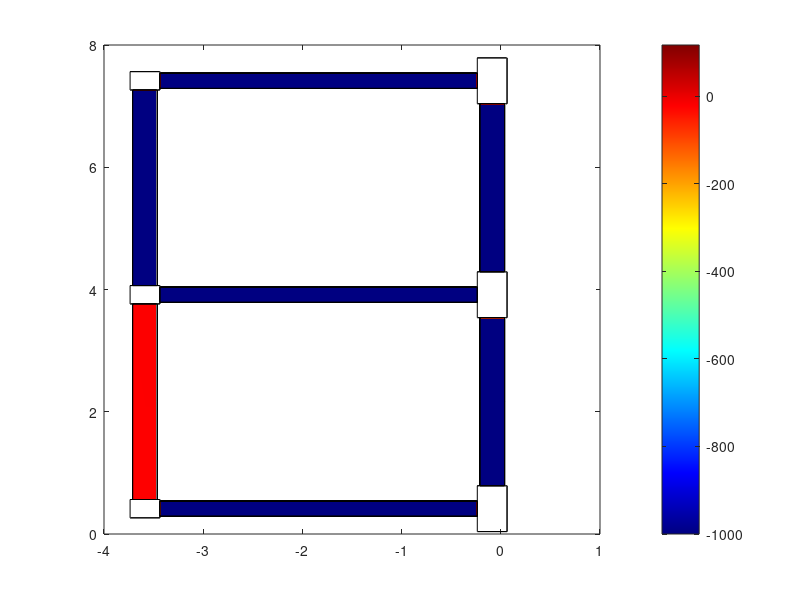

MATLAB code for this plot: (Note: this script raises an error after producing the figure.)
clc;clear all;

figure(1)
hold on;
box on
% axis([0,10,0,10]);
% mymap = [0.2 0.1 0.5
%     0.1 0.5 0.8
%     0.2 0.7 0.6
%     0.8 0.7 0.3
%     0 0 0];
colormap(jet(999));
% colorbar('southoutside');
colorbar;
%%
%B1
%face1584
x = [-3.46197218
-3.46197218
-3.46197218
-3.46197218
-3.46197218
-3.46197218
-3.46197218
-3.46197218
-3.46197218
-3.46197218
];
y = [3.764412177
2.964412177
2.164412177
1.364412177
0.564412177
0.564412177
1.364412177
2.164412177
2.964412177
3.764412177];
z = [2.6
2.6
2.6
2.6
2.6
3
3
3
3
3
];
c = [-0.44	-20.48	-26.65	-62.12	-83.74	-83.74	-62.12	-26.65	-20.48	-0.44];
patch(x,y,z,c);
%1562
x1 = [-3.46197218
-3.46197218
-3.46197218
-3.46197218
-3.46197218
-3.71197218
-3.71197218
-3.71197218
-3.71197218
-3.71197218];
y1 = [3.764412177
2.964412177
2.164412177
1.364412177
0.564412177
0.564412177
1.364412177
2.164412177
2.964412177
3.764412177];
z1 = [2.6
2.6
2.6
2.6
2.6
2.6
2.6
2.6
2.6
2.6
];
c = [-0.44	-20.48	-26.65	-62.12	-83.74	-83.74	-62.12	-26.65	-20.48	-0.44];
patch(x1,y1,z1,c);
%3762
x2 = [-3.71197218
-3.71197218
-3.71197218
-3.71197218
-3.71197218
-3.71197218
-3.71197218
-3.71197218
-3.71197218
-3.71197218];
y2 = [3.764412177
2.964412177
2.164412177
1.364412177
0.564412177
0.564412177
1.364412177
2.164412177
2.964412177
3.764412177];
z2 = [3
3
3
3
3
2.6
2.6
2.6
2.6
2.6
];
c = [-0.44	-20.48	-26.65	-62.12	-83.74	-83.74	-62.12	-26.65	-20.48	-0.44];
patch(x2,y2,z2,c);
%4873
x3 = [-3.46197218
-3.46197218
-3.46197218
-3.46197218
-3.46197218
-3.71197218
-3.71197218
-3.71197218
-3.71197218
-3.71197218];
y3 = [3.764412177
2.964412177
2.164412177
1.364412177
0.564412177
0.564412177
1.364412177
2.164412177
2.964412177
3.764412177];
z3 = [3
3
3
3
3
3
3
3
3
3
];
c = [-0.44	-20.48	-26.65	-62.12	-83.74	-83.74	-62.12	-26.65	-20.48	-0.44];
patch(x3,y3,z3,c);
%%
%B2
x4 = [-3.46197218
-3.46197218
-3.46197218
-3.46197218
-3.46197218
-3.46197218
-3.46197218
-3.46197218
-3.46197218
-3.46197218];
y4 = [7.264412177
6.464412177
5.664412177
4.864412177
4.064412177
4.064412177
4.864412177
5.664412177
6.464412177
7.264412177];
z4 = z;
c = [-10.44	-11.68	-7.64	-14.64	-16.36	-16.36	-14.64	-7.64	-11.68	-10.44];
patch(x4,y4,z4,c);

x5 = [-3.46197218
-3.46197218
-3.46197218
-3.46197218
-3.46197218
-3.71197218
-3.71197218
-3.71197218
-3.71197218
-3.71197218
];
y5 = [7.264412177
6.464412177
5.664412177
4.864412177
4.064412177
4.064412177
4.864412177
5.664412177
6.464412177
7.264412177
];
z5 = z1;
c = [-10.44	-11.68	-7.64	-14.64	-16.36	-16.36	-14.64	-7.64	-11.68	-10.44];
patch(x5,y5,z5,c);

x6 = [-3.71197218
-3.71197218
-3.71197218
-3.71197218
-3.71197218
-3.71197218
-3.71197218
-3.71197218
-3.71197218
-3.71197218
];
y6 = [7.264412177
6.464412177
5.664412177
4.864412177
4.064412177
4.064412177
4.864412177
5.664412177
6.464412177
7.264412177
];
z6 = z2;
c = [-10.44	-11.68	-7.64	-14.64	-16.36	-16.36	-14.64	-7.64	-11.68	-10.44];
patch(x6,y6,z6,c);

x7 = [-3.46197218
-3.46197218
-3.46197218
-3.46197218
-3.46197218
-3.71197218
-3.71197218
-3.71197218
-3.71197218
-3.71197218
];
y7 = [7.264412177
6.464412177
5.664412177
4.864412177
4.064412177
4.064412177
4.864412177
5.664412177
6.464412177
7.264412177
];
z7 =z3;
c = [-10.44	-11.68	-7.64	-14.64	-16.36	-16.36	-14.64	-7.64	-11.68	-10.44];
patch(x7,y7,z7,c);
%%
%B6
x8 = [0.03802782
0.03802782
0.03802782
0.03802782
0.03802782
0.03802782
0.03802782
0.03802782
0.03802782
0.03802782
];
y8 = [3.539412177
2.851912177
2.164412177
1.476912177
0.789412177
0.789412177
1.476912177
2.164412177
2.851912177
3.539412177
];
z8 = z;
c = [-73.78	-66.82	-67.86	-52.87	-45.77	-45.77	-52.87	-67.86	-66.82	-73.78];
patch(x8,y8,z8,c);

x9 = [0.03802782
0.03802782
0.03802782
0.03802782
0.03802782
-0.21197218
-0.21197218
-0.21197218
-0.21197218
-0.21197218
];
y9 = [3.539412177
2.851912177
2.164412177
1.476912177
0.789412177
0.789412177
1.476912177
2.164412177
2.851912177
3.539412177
];
z9 = z1;
c = [-73.78	-66.82	-67.86	-52.87	-45.77	-45.77	-52.87	-67.86	-66.82	-73.78];
patch(x9,y9,z9,c);

x10 = [-0.21197218
-0.21197218
-0.21197218
-0.21197218
-0.21197218
-0.21197218
-0.21197218
-0.21197218
-0.21197218
-0.21197218
];
y10 = [3.539412177
2.851912177
2.164412177
1.476912177
0.789412177
0.789412177
1.476912177
2.164412177
2.851912177
3.539412177
];
z10 =z2;
c = [-73.78	-66.82	-67.86	-52.87	-45.77	-45.77	-52.87	-67.86	-66.82	-73.78];
patch(x10,y10,z10,c);

x11 = [0.03802782
0.03802782
0.03802782
0.03802782
0.03802782
-0.21197218
-0.21197218
-0.21197218
-0.21197218
-0.21197218
];
y11 = [3.539412177
2.851912177
2.164412177
1.476912177
0.789412177
0.789412177
1.476912177
2.164412177
2.851912177
3.539412177
];
z11 = z3;
c = [-73.78	-66.82	-67.86	-52.87	-45.77	-45.77	-52.87	-67.86	-66.82	-73.78];
patch(x11,y11,z11,c);
%%
%B7
x12 = [0.03802782
0.03802782
0.03802782
0.03802782
0.03802782
0.03802782
0.03802782
0.03802782
0.03802782
0.03802782
];
y12 = [7.039412177
6.351912177
5.664412177
4.976912177
4.289412177
4.289412177
4.976912177
5.664412177
6.351912177
7.039412177
];
z12 = z;
c = [-15.09	-0.53	-78.47	28.4	42.8	42.8	28.4	-78.47	-0.53	-15.09];
patch(x12,y12,z12,c);

x13 = [0.03802782
0.03802782
0.03802782
0.03802782
0.03802782
-0.21197218
-0.21197218
-0.21197218
-0.21197218
-0.21197218
];
y13 = [7.039412177
6.351912177
5.664412177
4.976912177
4.289412177
4.289412177
4.976912177
5.664412177
6.351912177
7.039412177
];
z13 = z1;
c = [-15.09	-0.53	-78.47	28.4	42.8	42.8	28.4	-78.47	-0.53	-15.09];
patch(x13,y13,z13,c);

x14 = [-0.21197218
-0.21197218
-0.21197218
-0.21197218
-0.21197218
-0.21197218
-0.21197218
-0.21197218
-0.21197218
-0.21197218
];
y14 = [7.039412177
6.351912177
5.664412177
4.976912177
4.289412177
4.289412177
4.976912177
5.664412177
6.351912177
7.039412177
];
z14 = z2;
c = [-15.09	-0.53	-78.47	28.4	42.8	42.8	28.4	-78.47	-0.53	-15.09];
patch(x14,y14,z14,c);

x15 = [0.03802782
0.03802782
0.03802782
0.03802782
0.03802782
-0.21197218
-0.21197218
-0.21197218
-0.21197218
-0.21197218
];
y15 = [7.039412177
6.351912177
5.664412177
4.976912177
4.289412177
4.289412177
4.976912177
5.664412177
6.351912177
7.039412177
];
z15 =z3;
c = [-15.09	-0.53	-78.47	28.4	42.8	42.8	28.4	-78.47	-0.53	-15.09];
patch(x15,y15,z15,c);
%%
%B3
x16 = [-3.43697218
-2.63697218
-1.83697218
-1.03697218
-0.23697218
-0.23697218
-1.03697218
-1.83697218
-2.63697218
-3.43697218
];
y16 = [0.539412177
0.539412177
0.539412177
0.539412177
0.539412177
0.539412177
0.539412177
0.539412177
0.539412177
0.539412177
];
z16 =z;
c = [-74.27	-35.58	3.6	42.8	82.2	82.2	42.8	3.6	-35.58	-74.27];
patch(x16,y16,z16,c);

x17 = [-3.43697218
-2.63697218
-1.83697218
-1.03697218
-0.23697218
-0.23697218
-1.03697218
-1.83697218
-2.63697218
-3.43697218
];
y17 = [0.539412177
0.539412177
0.539412177
0.539412177
0.539412177
0.289412177
0.289412177
0.289412177
0.289412177
0.289412177
];
z17 =z1;
c = [-74.27	-35.58	3.6	42.8	82.2	82.2	42.8	3.6	-35.58	-74.27];
patch(x17,y17,z17,c);

x18 = [-3.43697218
-2.63697218
-1.83697218
-1.03697218
-0.23697218
-0.23697218
-1.03697218
-1.83697218
-2.63697218
-3.43697218
];
y18 = [0.289412177
0.289412177
0.289412177
0.289412177
0.289412177
0.289412177
0.289412177
0.289412177
0.289412177
0.289412177
];
z18 =z2;
c = [-74.27	-35.58	3.6	42.8	82.2	82.2	42.8	3.6	-35.58	-74.27];
patch(x18,y18,z18,c);

x19 = [-3.43697218
-2.63697218
-1.83697218
-1.03697218
-0.23697218
-0.23697218
-1.03697218
-1.83697218
-2.63697218
-3.43697218
];
y19 = [0.539412177
0.539412177
0.539412177
0.539412177
0.539412177
0.289412177
0.289412177
0.289412177
0.289412177
0.289412177
];
z19 =z3;
c = [-74.27	-35.58	3.6	42.8	82.2	82.2	42.8	3.6	-35.58	-74.27];
patch(x19,y19,z19,c);
%%
%B4
x20 = [-3.43697218
-2.63697218
-1.83697218
-1.03697218
-0.23697218
-0.23697218
-1.03697218
-1.83697218
-2.63697218
-3.43697218
];
y20 = [4.039412177
4.039412177
4.039412177
4.039412177
4.039412177
4.039412177
4.039412177
4.039412177
4.039412177
4.039412177
];
z20 =z;
c = [-1000	-1000	-1000	-1000	-1000	-1000	-1000	-1000	-1000	-1000];
patch(x20,y20,z20,c);

x21 = [-3.43697218
-2.63697218
-1.83697218
-1.03697218
-0.23697218
-0.23697218
-1.03697218
-1.83697218
-2.63697218
-3.43697218
];
y21 = [4.039412177
4.039412177
4.039412177
4.039412177
4.039412177
3.789412177
3.789412177
3.789412177
3.789412177
3.789412177
];
z21 =z1;
c = [-1000	-1000	-1000	-1000	-1000	-1000	-1000	-1000	-1000	-1000];
patch(x21,y21,z21,c);

x22 = [-3.43697218
-2.63697218
-1.83697218
-1.03697218
-0.23697218
-0.23697218
-1.03697218
-1.83697218
-2.63697218
-3.43697218
];
y22 = [3.789412177
3.789412177
3.789412177
3.789412177
3.789412177
3.789412177
3.789412177
3.789412177
3.789412177
3.789412177
];
z22 =z2;
c = [-1000	-1000	-1000	-1000	-1000	-1000	-1000	-1000	-1000	-1000];
patch(x22,y22,z22,c);

x23 = [-3.43697218
-2.63697218
-1.83697218
-1.03697218
-0.23697218
-0.23697218
-1.03697218
-1.83697218
-2.63697218
-3.43697218
];
y23 = [4.039412177
4.039412177
4.039412177
4.039412177
4.039412177
3.789412177
3.789412177
3.789412177
3.789412177
3.789412177
];
z23 = z3;
c = [-1000	-1000	-1000	-1000	-1000	-1000	-1000	-1000	-1000	-1000];
patch(x23,y23,z23,c);
%%
%B5
x24 = [-3.43697218
-2.63697218
-1.83697218
-1.03697218
-0.23697218
-0.23697218
-1.03697218
-1.83697218
-2.63697218
-3.43697218
];
y24 = [7.539412177
7.539412177
7.539412177
7.539412177
7.539412177
7.539412177
7.539412177
7.539412177
7.539412177
7.539412177
];
z24 =z;
c = [-4.01	-11.33	1.6	-6.45	-13.77	-13.77	-6.45	1.6	-11.33	-4.01];
patch(x24,y24,z24,c);

x25 = [-3.43697218
-2.63697218
-1.83697218
-1.03697218
-0.23697218
-0.23697218
-1.03697218
-1.83697218
-2.63697218
-3.43697218
];
y25 = [7.539412177
7.539412177
7.539412177
7.539412177
7.539412177
7.289412177
7.289412177
7.289412177
7.289412177
7.289412177
];
z25 = z1;
c = [-4.01	-11.33	1.6	-6.45	-13.77	-13.77	-6.45	1.6	-11.33	-4.01];
patch(x25,y25,z25,c);

x26 = [-3.43697218
-2.63697218
-1.83697218
-1.03697218
-0.23697218
-0.23697218
-1.03697218
-1.83697218
-2.63697218
-3.43697218
];
y26 = [7.289412177
7.289412177
7.289412177
7.289412177
7.289412177
7.289412177
7.289412177
7.289412177
7.289412177
7.289412177
];
z26 =z2;
c = [-4.01	-11.33	1.6	-6.45	-13.77	-13.77	-6.45	1.6	-11.33	-4.01];
patch(x26,y26,z26,c);

x27 = [-3.43697218
-2.63697218
-1.83697218
-1.03697218
-0.23697218
-0.23697218
-1.03697218
-1.83697218
-2.63697218
-3.43697218
];
y27 = [7.539412177
7.539412177
7.539412177
7.539412177
7.539412177
7.289412177
7.289412177
7.289412177
7.289412177
7.289412177
];
z27 =z3;
c = [-4.01	-11.33	1.6	-6.45	-13.77	-13.77	-6.45	1.6	-11.33	-4.01];
patch(x27,y27,z27,c);
%%
%C4
x28 = [0.06302782
0.06302782
0.06302782
0.06302782
];
y28 = [0.789412177
0.789412177
0.039412177
0.039412177
];
z28 = [0
6
6
0
];
c = [-77,-77,-77,-77];
patch(x28,y28,z28,c);

x29 = [0.06302782
0.06302782
-0.23697218
-0.23697218
];
y29 = [0.789412177
0.789412177
0.789412177
0.789412177
];
z29 = [0
6
6
0
];
c = [-77,-77,-77,-77];
patch(x29,y29,z29,c);

x30 = [-0.23697218
-0.23697218
-0.23697218
-0.23697218
];
y30 = [0.039412177
0.039412177
0.789412177
0.789412177
];
z30 = [0
6
6
0
];
c = [-77,-77,-77,-77];
patch(x30,y30,z30,c);

x31 = [0.06302782
0.06302782
-0.23697218
-0.23697218
];
y31 = [0.039412177
0.039412177
0.039412177
0.039412177
];
z31 = [0
6
6
0
];
c = [-77,-77,-77,-77];
patch(x31,y31,z31,c);
%%
%C5
x32 = [0.06302782
0.06302782
0.06302782
0.06302782
];
y32 = [4.289412177
4.289412177
3.539412177
3.539412177
];
z32 = [0
6
6
0
];
c = [96,96,96,96];
patch(x32,y32,z32,c);

x33 = [0.06302782
0.06302782
-0.23697218
-0.23697218
];
y33 = [4.289412177
4.289412177
4.289412177
4.289412177
];
z33 = [0
6
6
0
];
c = [96,96,96,96];
patch(x33,y33,z33,c);

x34 = [-0.23697218
-0.23697218
-0.23697218
-0.23697218
];
y34 = [3.539412177
3.539412177
4.289412177
4.289412177
];
z34 = [0
6
6
0
];
c = [96,96,96,96];
patch(x34,y34,z34,c);

x35 = [0.06302782
0.06302782
-0.23697218
-0.23697218
];
y35 = [3.539412177
3.539412177
3.539412177
3.539412177
];
z35 = [0
6
6
0
];
c = [96,96,96,96];
patch(x35,y35,z35,c);
%%
%C6
x36 = [0.06302782
0.06302782
0.06302782
0.06302782
];
y36 = [7.789412177
7.789412177
7.039412177
7.039412177
];
z36 = [0
6
6
0
];
c = [-53,-53,-53,-53];
patch(x36,y36,z36,c);

x37 = [0.06302782
0.06302782
-0.23697218
-0.23697218
];
y37 = [7.789412177
7.789412177
7.789412177
7.789412177
];
z37 = [0
6
6
0
];
c = [-53,-53,-53,-53];
patch(x37,y37,z37,c);

x38 = [-0.23697218
-0.23697218
-0.23697218
-0.23697218
];
y38 = [7.039412177
7.039412177
7.789412177
7.789412177
];
z38 = [0
6
6
0
];
c = [-53,-53,-53,-53];
patch(x38,y38,z38,c);

x39 = [0.06302782
0.06302782
-0.23697218
-0.23697218
];
y39 = [7.039412177
7.039412177
7.039412177
7.039412177
];
z39 = [0
6
6
0
];
c = [-53,-53,-53,-53];
patch(x39,y39,z39,c);
%%
%C1
x40 = [-3.43697218
-3.43697218
-3.43697218
-3.43697218
];
y40 = [0.564412177
0.564412177
0.264412177
0.264412177
];
z40 = [0
6
6
0
];
c = [-241,-241,-241,-241];
patch(x40,y40,z40,c);

x41 = [-3.43697218
-3.43697218
-3.73697218
-3.73697218
];
y41 = [0.564412177
0.564412177
0.564412177
0.564412177
];
z41 = [0
6
6
0
];
c = [-241,-241,-241,-241];
patch(x41,y41,z41,c);

x42 = [-3.73697218
-3.73697218
-3.73697218
-3.73697218
];
y42 = [0.264412177
0.264412177
0.564412177
0.564412177
];
z42 = [0
6
6
0
];
c = [-241,-241,-241,-241];
patch(x42,y42,z42,c);

x43 = [-3.43697218
-3.43697218
-3.73697218
-3.73697218
];
y43 = [0.264412177
0.264412177
0.264412177
0.264412177
];
z43 = [0
6
6
0
];
c = [-241,-241,-241,-241];
patch(x43,y43,z43,c);
%%
%C2
x44 = [-3.43697218
-3.43697218
-3.43697218
-3.43697218
];
y44 = [4.064412177
4.064412177
3.764412177
3.764412177
];
z44 = [0
6
6
0
];
c = [-14,-14,-14,-14];
patch(x44,y44,z44,c);

x45 = [-3.43697218
-3.43697218
-3.73697218
-3.73697218
];
y45 = [4.064412177
4.064412177
4.064412177
4.064412177
];
z45 = [0
6
6
0
];
c = [-14,-14,-14,-14];
patch(x45,y45,z45,c);

x46 = [-3.73697218
-3.73697218
-3.73697218
-3.73697218
];
y46 = [3.764412177
3.764412177
4.064412177
4.064412177
];
z46 = [0
6
6
0
];
c = [-14,-14,-14,-14];
patch(x46,y46,z46,c);

x47 = [-3.43697218
-3.43697218
-3.73697218
-3.73697218
];
y47 = [3.764412177
3.764412177
3.764412177
3.764412177
];
z47 = [0
6
6
0
];
c = [-14,-14,-14,-14];
patch(x47,y47,z47,c);
%%
%C3
x48 = [-3.43697218
-3.43697218
-3.43697218
-3.43697218
];
y48 = [7.564412177
7.564412177
7.264412177
7.264412177
];
z48 = [0
6
6
0
];
c = [-46,-46,-46,-46];
patch(x48,y48,z48,c);

x49 = [-3.43697218
-3.43697218
-3.73697218
-3.73697218
];
y49 = [7.564412177
7.564412177
7.564412177
7.564412177
];
z49 = [0
6
6
0
];
c = [-46,-46,-46,-46];
patch(x49,y49,z49,c);

x50 = [-3.73697218
-3.73697218
-3.73697218
-3.73697218
];
y50 = [7.264412177
7.264412177
7.564412177
7.564412177
];
z50 = [0
6
6
0
];
c = [-46,-46,-46,-46];
patch(x50,y50,z50,c);

x51 = [-3.43697218
-3.43697218
-3.73697218
-3.73697218
];
y51 = [7.264412177
7.264412177
7.264412177
7.264412177
];
z51 = [0
6
6
0
];
c = [-46,-46,-46,-46];
patch(x51,y51,z51,c);
%%
% B1-2F
%face1584
x52 = x;
y52 = y;
z52 = [4.1 4.1 4.1 4.1 4.1 4.5 4.5 4.5 4.5 4.5 ];
c = [-176.14	-196.9	-218.65	-241.4	-265.14	-265.14	-241.4	-218.65	-196.9	-176.14];
patch(x52,y52,z52,c);
%1562
x53 = x1;
y53 = y1;
z53 = [4.1 4.1 4.1 4.1 4.1 4.1 4.1 4.1 4.1 4.1];
c = [-176.14	-196.9	-218.65	-241.4	-265.14	-265.14	-241.4	-218.65	-196.9	-176.14];
patch(x53,y53,z53,c);
%3762
x54 = x2;
y54 = y2;
z54 = [4.5 4.5 4.5 4.5 4.5 4.1 4.1 4.1 4.1 4.1];
c = [-176.14	-196.9	-218.65	-241.4	-265.14	-265.14	-241.4	-218.65	-196.9	-176.14];
patch(x54,y54,z54,c);
%4873
x55= x3;
y55 = y3;
z55 = [4.5 4.5 4.5 4.5 4.5 4.5 4.5 4.5 4.5 4.5];
c = [-176.14	-196.9	-218.65	-241.4	-265.14	-265.14	-241.4	-218.65	-196.9	-176.14];
patch(x55,y55,z55,c);
%%
% B2-2F
%face1584
x56 = x4;
y56 = y4;
z56 = [4.1 4.1 4.1 4.1 4.1 4.5 4.5 4.5 4.5 4.5 ];
c = [-249.18	-251.34	-242.36	-255.47	-257.47	-257.47	-255.47	-242.36	-251.34	-249.18];
patch(x56,y56,z56,c);
%1562
x57 = x5;
y57 = y5;
z57 = [4.1 4.1 4.1 4.1 4.1 4.1 4.1 4.1 4.1 4.1];
c = [-249.18	-251.34	-242.36	-255.47	-257.47	-257.47	-255.47	-242.36	-251.34	-249.18];
patch(x57,y57,z57,c);
%3762
x58 = x6;
y58 = y6;
z58 = [4.5 4.5 4.5 4.5 4.5 4.1 4.1 4.1 4.1 4.1];
c = [-249.18	-251.34	-242.36	-255.47	-257.47	-257.47	-255.47	-242.36	-251.34	-249.18];
patch(x58,y58,z58,c);
%4873
x59 = x7;
y59 = y7;
z59 = [4.5 4.5 4.5 4.5 4.5 4.5 4.5 4.5 4.5 4.5];
c = [-249.18	-251.34	-242.36	-255.47	-257.47	-257.47	-255.47	-242.36	-251.34	-249.18];
patch(x59,y59,z59,c);
%%
% B6-2F
%face1584
x60 = x8;
y60 = y8;
z60 = [4.1 4.1 4.1 4.1 4.1 4.5 4.5 4.5 4.5 4.5 ];
c = [75.4	75.8	76.2	76.7	77.1	77.1	76.7	76.2	75.8	75.4];
patch(x60,y60,z60,c);
%1562
x61 = x9;
y61 = y9;
z61 = [4.1 4.1 4.1 4.1 4.1 4.1 4.1 4.1 4.1 4.1];
c = [75.4	75.8	76.2	76.7	77.1	77.1	76.7	76.2	75.8	75.4];
patch(x61,y61,z61,c);
%3762
x62 = x10;
y62 = y10;
z62 = [4.5 4.5 4.5 4.5 4.5 4.1 4.1 4.1 4.1 4.1];
c = [75.4	75.8	76.2	76.7	77.1	77.1	76.7	76.2	75.8	75.4];
patch(x62,y62,z62,c);
%4873
x63 = x11;
y63 = y11;
z63 = [4.5 4.5 4.5 4.5 4.5 4.5 4.5 4.5 4.5 4.5];
c = [75.4	75.8	76.2	76.7	77.1	77.1	76.7	76.2	75.8	75.4];
patch(x63,y63,z63,c);
%%
% B7-2F
%face1584
x64 = x12;
y64 = y12;
z64 = [4.1 4.1 4.1 4.1 4.1 4.5 4.5 4.5 4.5 4.5 ];
c = [79	78.7	78.5	78.3	78.1	78.1	78.3	78.5	78.7	79];
patch(x64,y64,z64,c);
%1562
x65 = x13;
y65 = y13;
z65 = [4.1 4.1 4.1 4.1 4.1 4.1 4.1 4.1 4.1 4.1];
c = [79	78.7	78.5	78.3	78.1	78.1	78.3	78.5	78.7	79];
patch(x65,y65,z65,c);
%3762
x66 = x14;
y66 = y14;
z66 = [4.5 4.5 4.5 4.5 4.5 4.1 4.1 4.1 4.1 4.1];
c = [79	78.7	78.5	78.3	78.1	78.1	78.3	78.5	78.7	79];
patch(x66,y66,z66,c);
%4873
x67 = x15;
y67 = y15;
z67 = [4.5 4.5 4.5 4.5 4.5 4.5 4.5 4.5 4.5 4.5];
c = [79	78.7	78.5	78.3	78.1	78.1	78.3	78.5	78.7	79];
patch(x67,y67,z67,c);
%%
% B3-2F
%face1584
x68 = x16;
y68 = y16;
z68 = [4.1 4.1 4.1 4.1 4.1 4.5 4.5 4.5 4.5 4.5 ];
c = [88.2	95.5	102.8	110.1	117.3	117.3	110.1	102.8	95.5	88.2];
patch(x68,y68,z68,c);
%1562
x69 = x17;
y69 = y17;
z69 = [4.1 4.1 4.1 4.1 4.1 4.1 4.1 4.1 4.1 4.1];
c = [88.2	95.5	102.8	110.1	117.3	117.3	110.1	102.8	95.5	88.2];
patch(x69,y69,z69,c);
%3762
x70 = x18;
y70 = y18;
z70 = [4.5 4.5 4.5 4.5 4.5 4.1 4.1 4.1 4.1 4.1];
c = [88.2	95.5	102.8	110.1	117.3	117.3	110.1	102.8	95.5	88.2];
patch(x70,y70,z70,c);
%4873
x71 = x19;
y71 = y19;
z71 = [4.5 4.5 4.5 4.5 4.5 4.5 4.5 4.5 4.5 4.5];
c = [88.2	95.5	102.8	110.1	117.3	117.3	110.1	102.8	95.5	88.2];
patch(x71,y71,z71,c);
%%
% B4-2F
%face1584
x72 = x20;
y72 = y20;
z72 = [4.1 4.1 4.1 4.1 4.1 4.5 4.5 4.5 4.5 4.5 ];
c = [-214.68	-237.9	-260.8	-283.53	-306.02	-306.02	-283.53	-260.8	-237.9	-214.68];
patch(x72,y72,z72,c);
%1562
x73 = x21;
y73 = y21;
z73 = [4.1 4.1 4.1 4.1 4.1 4.1 4.1 4.1 4.1 4.1];
c = [-214.68	-237.9	-260.8	-283.53	-306.02	-306.02	-283.53	-260.8	-237.9	-214.68];
patch(x73,y73,z73,c);
%3762
x74 = x22;
y74 = y22;
z74 = [4.5 4.5 4.5 4.5 4.5 4.1 4.1 4.1 4.1 4.1];
c = [-214.68	-237.9	-260.8	-283.53	-306.02	-306.02	-283.53	-260.8	-237.9	-214.68];
patch(x74,y74,z74,c);
%4873
x75 = x23;
y75 = y23;
z75 = [4.5 4.5 4.5 4.5 4.5 4.5 4.5 4.5 4.5 4.5];
c = [-214.68	-237.9	-260.8	-283.53	-306.02	-306.02	-283.53	-260.8	-237.9	-214.68];
patch(x75,y75,z75,c);
%%
% B5-2F
%face1584
x76 = x24;
y76 = y24;
z76 = [4.1 4.1 4.1 4.1 4.1 4.5 4.5 4.5 4.5 4.5 ];
c = [-54.05	-50.8	-47.59	-44.42	-41.28	-41.28	-44.42	-47.59	-50.8	-54.05];
patch(x76,y76,z76,c);
%1562
x77 = x25;
y77 = y25;
z77 = [4.1 4.1 4.1 4.1 4.1 4.1 4.1 4.1 4.1 4.1];
c = [-54.05	-50.8	-47.59	-44.42	-41.28	-41.28	-44.42	-47.59	-50.8	-54.05];
patch(x77,y77,z77,c);
%3762
x78 = x26;
y78 = y26;
z78 = [4.5 4.5 4.5 4.5 4.5 4.1 4.1 4.1 4.1 4.1];
c = [-54.05	-50.8	-47.59	-44.42	-41.28	-41.28	-44.42	-47.59	-50.8	-54.05];
patch(x78,y78,z78,c);
%4873
x79 = x27;
y79 = y27;
z79 = [4.5 4.5 4.5 4.5 4.5 4.5 4.5 4.5 4.5 4.5];
c = [-54.05	-50.8	-47.59	-44.42	-41.28	-41.28	-44.42	-47.59	-50.8	-54.05];
patch(x79,y79,z79,c);
%%
% B1-3F
%face1584
x80 = x;
y80 = y;
z80 = [5.6 5.6 5.6 5.6 5.6 6 6 6 6 6];
c = [-20.23	-20.41	-20.6	-20.78	-20.97	-20.97	-20.78	-20.6	-20.41	-20.23];
patch(x80,y80,z80,c);
%1562
x81 = x1;
y81 = y1;
z81 = [5.6 5.6 5.6 5.6 5.6 5.6 5.6 5.6 5.6 5.6];
c = [-20.23	-20.41	-20.6	-20.78	-20.97	-20.97	-20.78	-20.6	-20.41	-20.23];
patch(x81,y81,z81,c);
%3762
x82 = x2;
y82 = y2;
z82 = [6 6 6 6 6 5.6 5.6 5.6 5.6 5.6];
c = [-20.23	-20.41	-20.6	-20.78	-20.97	-20.97	-20.78	-20.6	-20.41	-20.23];
patch(x82,y82,z82,c);
%4873
x83 = x3;
y83 = y3;
z83 = [6 6 6 6 6 6 6 6 6 6];
c = [-20.23	-20.41	-20.6	-20.78	-20.97	-20.97	-20.78	-20.6	-20.41	-20.23];
patch(x83,y83,z83,c);
%%
% B2-3F
%face1584
x84 = x4;
y84 = y4;
z84 = [5.6 5.6 5.6 5.6 5.6 6 6 6 6 6];
c = [-1000	-1000	-1000	-1000	-1000	-1000	-1000	-1000	-1000	-1000];
patch(x84,y84,z84,c);
%1562
x85 = x5;
y85 = y5;
z85 = [5.6 5.6 5.6 5.6 5.6 5.6 5.6 5.6 5.6 5.6];
c = [-1000	-1000	-1000	-1000	-1000	-1000	-1000	-1000	-1000	-1000];
patch(x85,y85,z85,c);
%3762
x86 = x6;
y86 = y6;
z86 = [6 6 6 6 6 5.6 5.6 5.6 5.6 5.6];
c = [-1000	-1000	-1000	-1000	-1000	-1000	-1000	-1000	-1000	-1000];
patch(x86,y86,z86,c);
%4873
x87 = x7;
y87 = y7;
z87 = [6 6 6 6 6 6 6 6 6 6];
c = [-1000	-1000	-1000	-1000	-1000	-1000	-1000	-1000	-1000	-1000];
patch(x87,y87,z87,c);
%%
% B6-3F
%face1584
x88 = x8;
y88 = y8;
z88 = [5.6 5.6 5.6 5.6 5.6 6 6 6 6 6];
 c = [-1000	-1000	-1000	-1000	-1000	-1000	-1000	-1000	-1000	-1000];
patch(x88,y88,z88,c);
%1562
x89 = x9;
y89 = y9;
z89 = [5.6 5.6 5.6 5.6 5.6 5.6 5.6 5.6 5.6 5.6];
 c = [-1000	-1000	-1000	-1000	-1000	-1000	-1000	-1000	-1000	-1000];
patch(x89,y89,z89,c);
%3762
x90 = x10;
y90 = y10;
z90 = [6 6 6 6 6 5.6 5.6 5.6 5.6 5.6];
 c = [-1000	-1000	-1000	-1000	-1000	-1000	-1000	-1000	-1000	-1000];
patch(x90,y90,z90,c);
%4873
x91 = x11;
y91 = y11;
z91 = [6 6 6 6 6 6 6 6 6 6];
 c = [-1000	-1000	-1000	-1000	-1000	-1000	-1000	-1000	-1000	-1000];
patch(x91,y91,z91,c);
%%
% B7-3F
%face1584
x92 = x12;
y92 = y12;
z92 = [5.6 5.6 5.6 5.6 5.6 6 6 6 6 6];
 c = [-1000	-1000	-1000	-1000	-1000	-1000	-1000	-1000	-1000	-1000];
patch(x92,y92,z92,c);
%1562
x93 = x13;
y93 = y13;
z93 = [5.6 5.6 5.6 5.6 5.6 5.6 5.6 5.6 5.6 5.6];
 c = [-1000	-1000	-1000	-1000	-1000	-1000	-1000	-1000	-1000	-1000];
patch(x93,y93,z93,c);
%3762
x94 = x14;
y94 = y14;
z94 = [6 6 6 6 6 5.6 5.6 5.6 5.6 5.6];
 c = [-1000	-1000	-1000	-1000	-1000	-1000	-1000	-1000	-1000	-1000];
patch(x94,y94,z94,c);
%4873
x95 = x15;
y95 = y15;
z95 = [6 6 6 6 6 6 6 6 6 6];
 c = [-1000	-1000	-1000	-1000	-1000	-1000	-1000	-1000	-1000	-1000];
patch(x95,y95,z95,c);
%%
% B3-3F
%face1584
x96 = x16;
y96 = y16;
z96 = [5.6 5.6 5.6 5.6 5.6 6 6 6 6 6];
 c = [-1000	-1000	-1000	-1000	-1000	-1000	-1000	-1000	-1000	-1000];
patch(x96,y96,z96,c);
%1562
x97 = x17;
y97 = y17;
z97 = [5.6 5.6 5.6 5.6 5.6 5.6 5.6 5.6 5.6 5.6];
 c = [-1000	-1000	-1000	-1000	-1000	-1000	-1000	-1000	-1000	-1000];
patch(x97,y97,z97,c);
%3762
x98 = x18;
y98 = y18;
z98 = [6 6 6 6 6 5.6 5.6 5.6 5.6 5.6];
 c = [-1000	-1000	-1000	-1000	-1000	-1000	-1000	-1000	-1000	-1000];
patch(x98,y98,z98,c);
%4873
x99 = x19;
y99 = y19;
z99 = [6 6 6 6 6 6 6 6 6 6];
 c = [-1000	-1000	-1000	-1000	-1000	-1000	-1000	-1000	-1000	-1000];
patch(x99,y99,z99,c);
%%
% B4-3F
%face1584
x100 = x20;
y100 = y20;
z100 = [5.6 5.6 5.6 5.6 5.6 6 6 6 6 6];
 c = [-1000	-1000	-1000	-1000	-1000	-1000	-1000	-1000	-1000	-1000];
patch(x100,y100,z100,c);
%1562
x101 = x21;
y101 = y21;
z101 = [5.6 5.6 5.6 5.6 5.6 5.6 5.6 5.6 5.6 5.6];
 c = [-1000	-1000	-1000	-1000	-1000	-1000	-1000	-1000	-1000	-1000];
patch(x101,y101,z101,c);
%3762
x102 = x22;
y102 = y22;
z102 = [6 6 6 6 6 5.6 5.6 5.6 5.6 5.6];
 c = [-1000	-1000	-1000	-1000	-1000	-1000	-1000	-1000	-1000	-1000];
patch(x102,y102,z102,c);
%4873
x103 = x23;
y103 = y23;
z103 = [6 6 6 6 6 6 6 6 6 6];
 c = [-1000	-1000	-1000	-1000	-1000	-1000	-1000	-1000	-1000	-1000];
patch(x103,y103,z103,c);
%%
% B5-3F
%face1584
x104 = x24;
y104 = y24;
z104 = [5.6 5.6 5.6 5.6 5.6 6 6 6 6 6];
 c = [-1000	-1000	-1000	-1000	-1000	-1000	-1000	-1000	-1000	-1000];
patch(x104,y104,z104,c);
%1562
x105 = x25;
y105 = y25;
z105 = [5.6 5.6 5.6 5.6 5.6 5.6 5.6 5.6 5.6 5.6];
 c = [-1000	-1000	-1000	-1000	-1000	-1000	-1000	-1000	-1000	-1000];
patch(x105,y105,z105,c);
%3762
x106 = x26;
y106 = y26;
z106 = [6 6 6 6 6 5.6 5.6 5.6 5.6 5.6];
 c = [-1000	-1000	-1000	-1000	-1000	-1000	-1000	-1000	-1000	-1000];
patch(x106,y106,z106,c);
%4873
x107 = x27;
y107 = y27;
z107 = [6 6 6 6 6 6 6 6 6 6];
 c = [-1000	-1000	-1000	-1000	-1000	-1000	-1000	-1000	-1000	-1000];
patch(x107,y107,z107,c);

%%
colorbar('Ticks',[-1000,-600,-300,0,300,600,1000],...
         'TickLabels',{'-1000','-600','-300','0','300','600','1000'})
% DataAspectRatio = [1 1 1];
daspect([1 1 1])
view(-45,35)

%%
mycolor1=colormap;
save mycolor mycolor;
